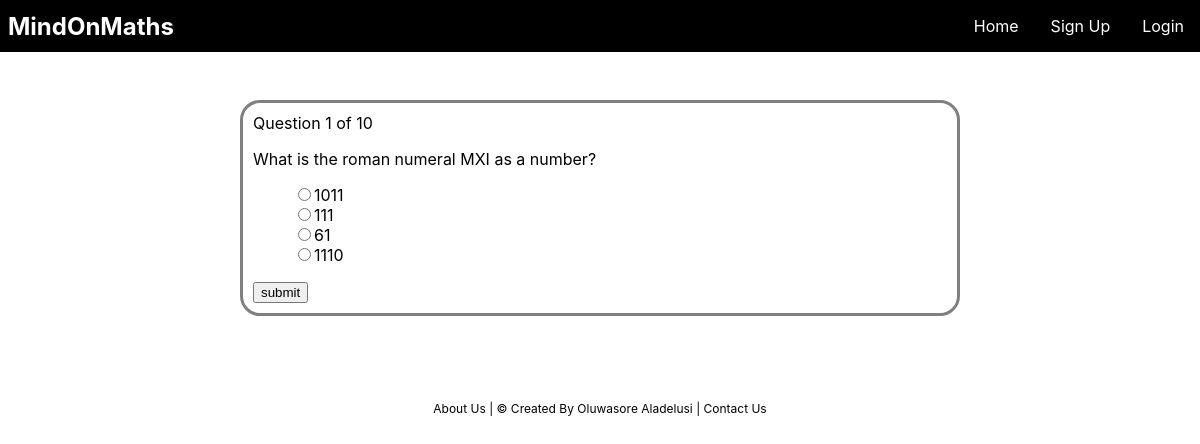
The page /roman_numerals_year_5_quiz/roman_numerals_year_5_quiz.php?n=1 on the database its author committed.
### tables this page shows
CREATE TABLE `questions` (
  `id` int(11) NOT NULL,
  `questions_number` int(11) NOT NULL,
  `text` text NOT NULL,
  `topic` text NOT NULL
);

CREATE TABLE `choices` (
  `id` int(11) NOT NULL,
  `questions_number` int(11) NOT NULL,
  `is_correct` tinyint(1) NOT NULL DEFAULT 0,
  `text` text NOT NULL,
  `topic` text NOT NULL
);

### roman_numerals_year_5_quiz/roman_numerals_year_5_quiz.php (the view, shortened to what this page needs)
<?php
    include_once '../includes/dbh.inc.php';
    include_once '../navbar/quizheader.php';
?>
<?php
$number = (int) $_GET['n'];
$query = "SELECT * FROM `questions` WHERE topic = 'roman_numerals_year_5'";
$result = mysqli_query($conn, $query) or die(mysqli_error($conn) . __LINE__);
$total = mysqli_num_rows($result);
$query = "SELECT * FROM `questions` WHERE questions_number = $number AND topic = 'roman_numerals_year_5'";
$result = mysqli_query($conn, $query) or die(mysqli_error($conn) . __LINE__);
$question = mysqli_fetch_assoc($result);
$query = "SELECT * FROM `choices` WHERE questions_number = $number AND topic = 'roman_numerals_year_5'";
$choices = mysqli_query($conn, $query) or die(mysqli_error($conn) . __LINE__);
?>
<!DOCTYPE html>
<html lang="en">
<head>
</head>
<body>
    <div class="quiz-container">
        <div class="current-question">Question <?php echo $question['questions_number']; ?> of <?php echo $total?></div>
        <p class="question">
            <?php
            echo $question['text'];
            ?>
        </p>
        <form method="post" action="roman_numerals_year_5_process.php">
            <ul class="choices">
                <?php
                while ($row = mysqli_fetch_assoc($choices)) :
                ?>
                    <li><input name="choice" type="radio" value="<?php echo $row['id']; ?>"><?php echo $row['text']; ?></li>
                <?php endwhile; ?>
            </ul>
            <input type="submit" value="submit"/>
        </form>
    </div>
</body>
</html>
<?php
include_once '../navbar/quizfooter.php'
?>

### css/style.css (style rules this page uses)
* { box-sizing: border-box; }
body { margin: 0; padding: 0; }
.quiz-container { font-family: -apple-system, BlinkMacSystemFont, 'Segoe UI', Roboto, Oxygen, Ubuntu, Cantarell, 'Open Sans', 'Helvetica Neue', sans-serif; width: 60%; margin: 0 auto; overflow: auto; margin-top: 100px; border-color: grey; border-style: solid; border-radius: 20px; padding: 10px; }
.quiz-container li { list-style: none; }

### rows shown on the page
questions: questions_number "1", text "What is the roman numeral MXI as a number?"
choices: text "1011"
choices: text "111"
choices: text "61"
choices: text "1110"

### other values the page prints
$total "10"
